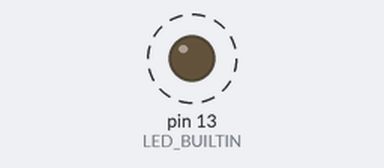
Bench run of a sketch on a simulated Arduino Uno, built with avr-gcc and run on an emulated ATmega328P. On the bench: output pins drawn as LEDs (lit = HIGH). Dashed ring = blinking. What the sketch prints to the serial monitor is not drawn.

Above: at 0.1 s.
Timing chart, 0 to 3.0 s (numbered marks = the images above):
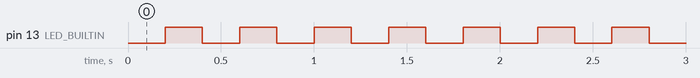

The sketch:

hello_serial.ino
```cpp
/*
  업로드가 정말 되었는지 눈이 아니라 숫자로 확인하는 코드.
  LED 는 실드에 가려 안 보일 수 있으므로, 시리얼로 직접 말하게 한다.
  115200 으로 0.2 초마다 한 줄씩 보낸다.
*/
unsigned long n = 0;

void setup() {
  Serial.begin(115200);
  pinMode(LED_BUILTIN, OUTPUT);
}

void loop() {
  digitalWrite(LED_BUILTIN, n % 2);
  Serial.print("HELLO ");
  Serial.println(n++);
  delay(200);
}
```

Measured:
- by itself, pin 13 (LED_BUILTIN): alternates HIGH for 0.20 s and LOW for 0.20 s
